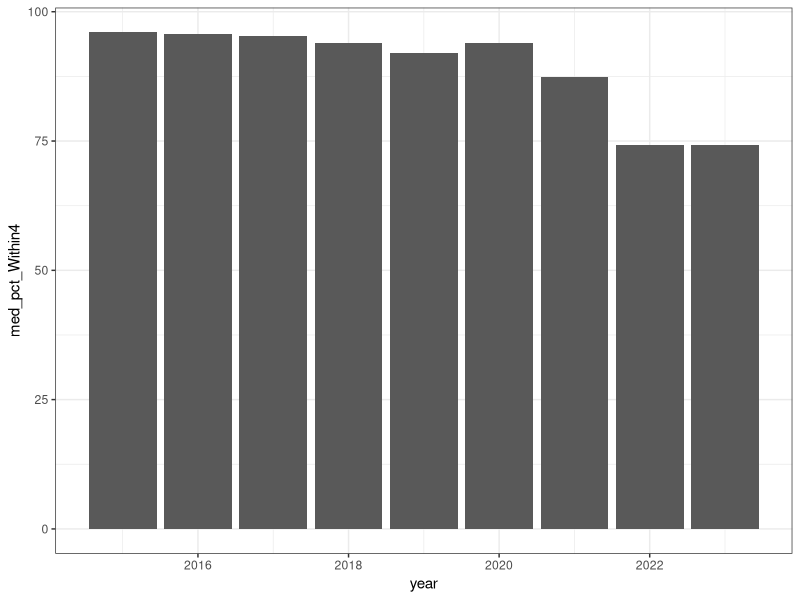
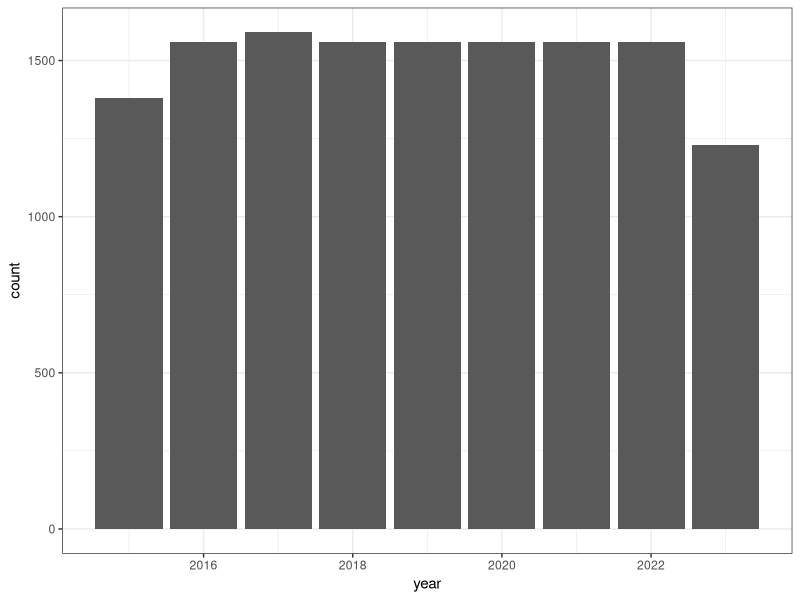
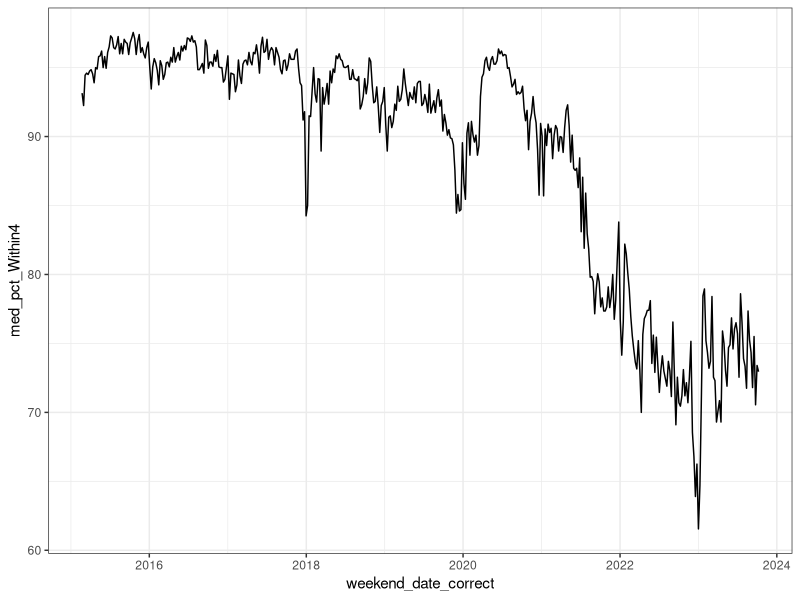
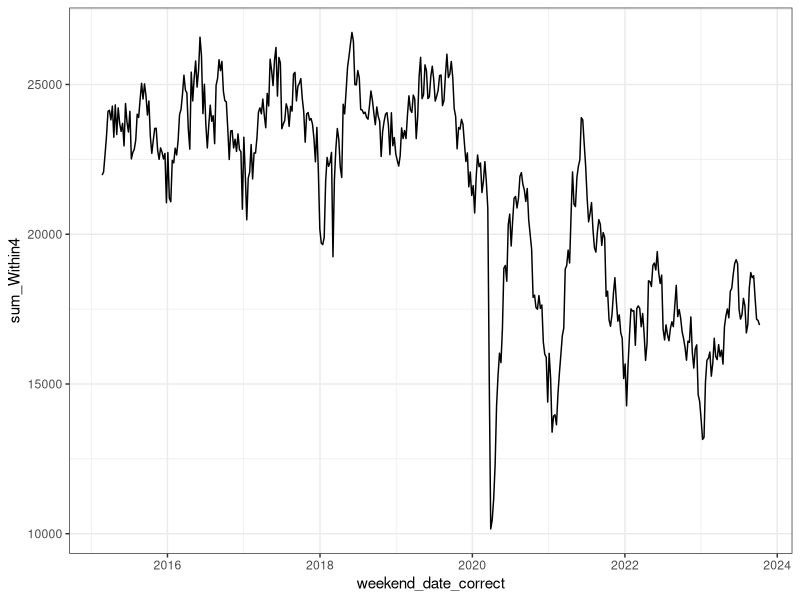
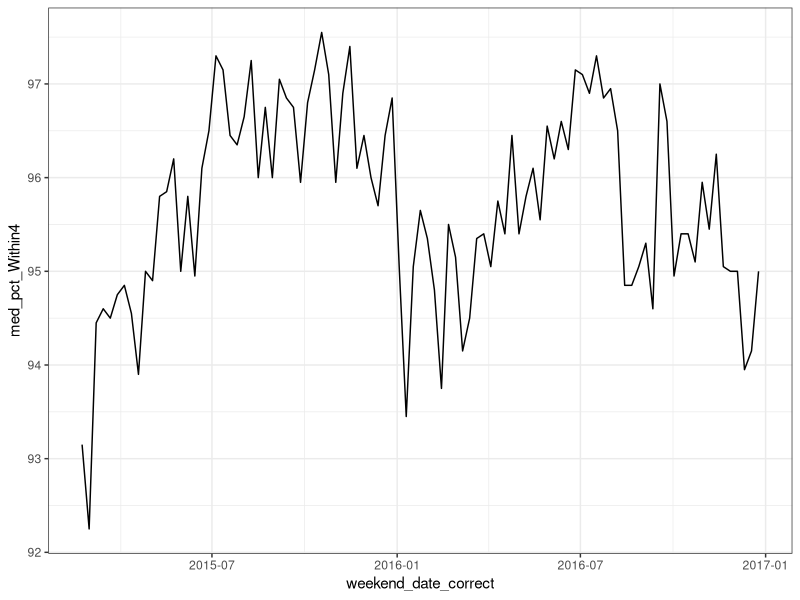
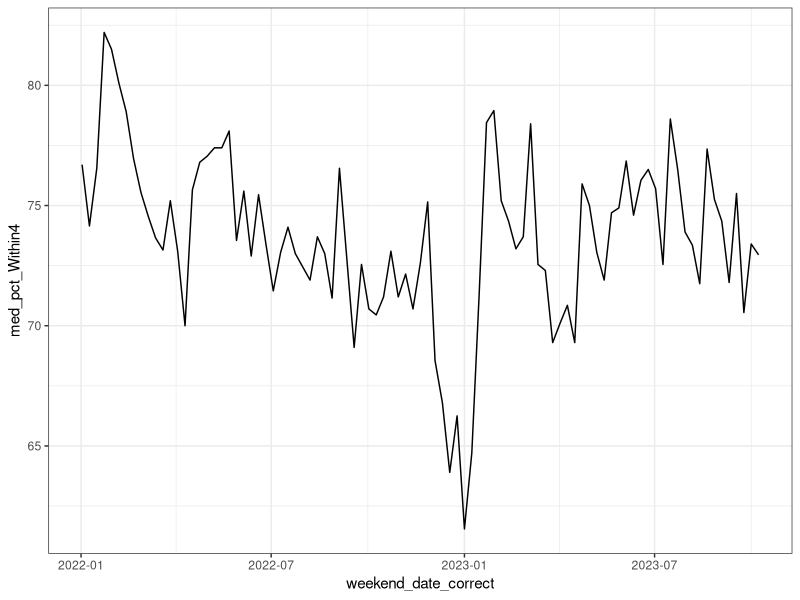
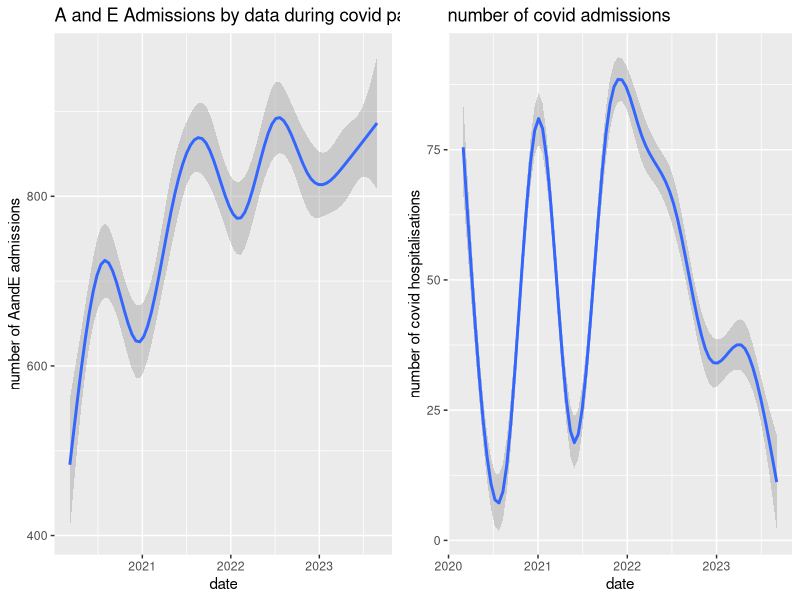
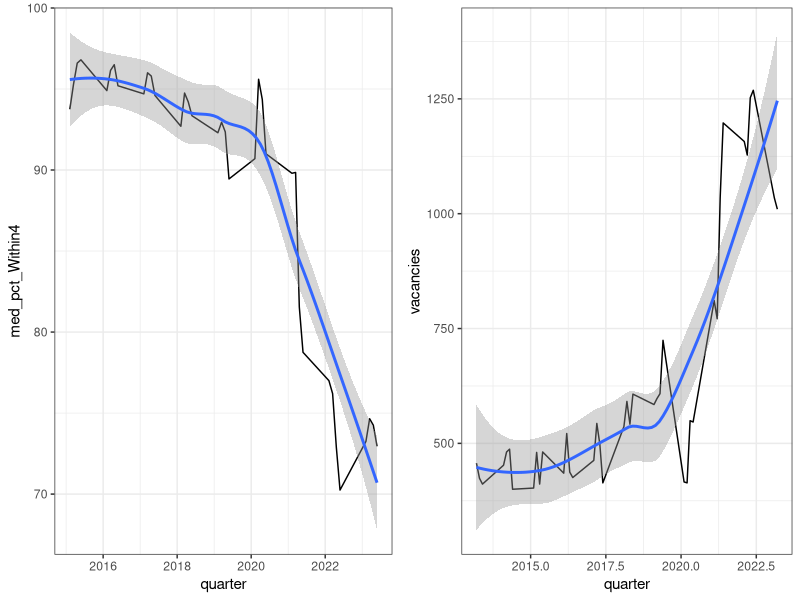

Write the R code that produced these figures, in order.
## ---- chunk 1
knitr::opts_chunk$set(echo = TRUE)
## ---- chunk 2
library(tidyverse)
library(cowplot)
## ---- chunk 3
# adding a and e data

aANDe <- read_csv("data/a5f7ca94-c810-41b5-a7c9-25c18d43e5a4.csv")

# adding covid data
covid_nottidy <- read_csv("data/b5e3fa11-8a85-4946-bbb2-2e800d4e3594.csv")

nhs_workforce_nottidy <- read_csv("data/data.csv") # Reads data collected from the NHS Scotland's Turas system about the total amount of vacancies across NHS Scotland's allied health professions. Latest release as of Nov 13 2023 https://turasdata.nes.nhs.scot/data-and-reports/official-workforce-statistics/all-official-statistics-publications/05-september-2023-workforce/dashboards/nhs-scotland-workforce/?pageid=9984

## ---- chunk 4
unique(aANDe$DepartmentType)
unique(aANDe$Country)

 AandE <- aANDe %>% 
  mutate(
    weekend_date_correct = ymd(WeekEndingDate),
    quarter = quarter(weekend_date_correct, with_year = TRUE),
    ) %>% # Gets the date information for each observation into the datetime and quarter format
     select(-c(WeekEndingDate, DepartmentType, Country)
         ) # Removes irrelevant (superceded/the same for all observations) from the data set
 
 Covid <- covid_nottidy %>% 
   mutate(
     weekend_date_correct = ymd(Date)
   ) %>% 
   select(-c(Date))

nhs_workforce <- nhs_workforce_nottidy %>%
  mutate(
    census_date = ymd(`Census date`),
    quarter = quarter(census_date, with_year = TRUE),
    vacancies = `Value (WTE)`
  ) %>%
      select(
        -c(`Census date`,`Value (WTE)`,...3,`Vacancy note`)
      )
  
## ---- chunk 5
AandE %>% 
  group_by(TreatmentLocation) %>% 
  summarise(
    avg_pct_Within4 = mean(PercentageWithin4HoursEpisode),
    avg_pct_Over8 = mean(PercentageOver8HoursEpisode),
    avg_pct_Over12 = mean(PercentageOver12HoursEpisode)
    )
#It is evident that based on the location of the practice, the average amount of people that wait 4/8/12 hours vary drastically. Summarising this allows us to witness what the average amount of wait time is based on individual practice, over all weeks.
AandE %>% 
  mutate(year = year(weekend_date_correct)) %>%
  group_by(year) %>% 
  summarise( 
    med_pct_Within4 = median(PercentageWithin4HoursEpisode) ) %>% 
  ggplot( mapping = aes( x = year,
                         y = med_pct_Within4 
                         ) 
          ) + 
  geom_bar(stat='identity') + 
  theme_bw() # The median percentage seen to within 4 hours seems to decrease over time (especially after 2020) - Why?

AandE %>%
  mutate(year = year(weekend_date_correct)) %>%
  group_by(year) %>% 
  ggplot(
    mapping = aes(
      x = year
    )
    ) +
    geom_bar() +
      theme_bw() # We can see that there is an equivalent amount of observations for each complete year (2016-2022) in this data set; this is because the data was collected into weekly sets for roughly same group of A&Es, meaning that the number of observations was unlikely to change 
    
    
AandE %>%
  group_by(weekend_date_correct) %>% 
  summarise(
    med_pct_Within4 = median(PercentageWithin4HoursEpisode)
  ) %>%
  ggplot(
    mapping = aes(
      x = weekend_date_correct,
      y = med_pct_Within4
    ) 
  ) +
geom_freqpoly(stat="identity") +
  theme_bw() # Gives a more granular view of the trend seen before; the median percentage of attendances seen within 4 hours decreases particularly after 2020. It consistently has much lower values in 2022 and 2023, bottoming out around the beginning of 2023. 

AandE %>%
 group_by(weekend_date_correct) %>% 
  summarise(
    sum_Within4 = sum(NumberWithin4HoursEpisode)
  ) %>%
  ggplot(
    mapping = aes(
      x = weekend_date_correct,
      y = sum_Within4
    ) 
  ) +
geom_freqpoly(stat="identity") +
  theme_bw() # Shows a  more granular tabulation of waits under 4 hours, giving on a weekly basis. This allows us to see that the total number of visits under 4 hours has also decreased since the beginning of the data set, bottoming out in early-to-mid 2020 and staying chaotic but generally low until today. 

AandE %>%
  group_by(weekend_date_correct) %>% 
  filter(year(weekend_date_correct) <= 2016
  ) %>%
  summarise(
    med_pct_Within4 = median(PercentageWithin4HoursEpisode)
  ) %>%
  ggplot(
    mapping = aes(
      x = weekend_date_correct,
      y = med_pct_Within4
    ) 
  ) +
geom_freqpoly(stat="identity") +
  theme_bw() # Creates a version of the first frequency plot limited to 2015 and 2016 to see if the closure of certain A&Es during 2015 had an effect that would be more noticeable at this scale. Around that time, no significant decrease appears to occur.

AandE %>%
  group_by(weekend_date_correct) %>% 
  filter(year(weekend_date_correct) >= 2022
  ) %>%
  summarise(
    med_pct_Within4 = median(PercentageWithin4HoursEpisode)
  ) %>%
  ggplot(
    mapping = aes(
      x = weekend_date_correct,
      y = med_pct_Within4
    ) 
  ) +
geom_freqpoly(stat="identity") +
  theme_bw() # Creates a version of the first frequency plot limited to 2022 and 2023 to get a closer look at the minimum at the start of 2023. The surrounding weeks appear to have similarly low values, signifying that this especially low amount of attendances under 4 hours may have been part of some greater trend. 
  

  


## ---- chunk 6

Covidgraph <- AandE %>% filter(weekend_date_correct > ym("2020-03"), weekend_date_correct <= ym("2023-09")) 

p1 <- ggplot(Covidgraph, aes(x = weekend_date_correct,
                        y = NumberOfAttendancesEpisode)) +
  geom_smooth() + labs( y = "number of AandE admissions",
                       x = "date",
                        title = "A and E Admissions by data during covid pandemic")

p2 <- ggplot(Covid, aes(x = weekend_date_correct,
                  y = NumberAdmitted)) +
  geom_smooth() + labs(x = "date",
                       y = "number of covid hospitalisations",
                       title = "number of covid admissions")

combined_plot <- plot_grid(p1, p2)

print(combined_plot)
## ---- chunk 7

AandE$Z_Score_Within4Hours <- scale(AandE$PercentageWithin4HoursEpisode)
outlier_threshold <- 3
outliers_within4hours <- AandE[abs(AandE$Z_Score_Within4Hours) > outlier_threshold, ]
print(outliers_within4hours)



## ---- chunk 8
p3 <- AandE %>% 
  mutate(year = year(weekend_date_correct)) %>%
  group_by(quarter) %>%
  summarise( 
    med_pct_Within4 = median(PercentageWithin4HoursEpisode) ) %>% 
  ggplot( mapping = aes( 
    x = quarter,
    y = med_pct_Within4 
                         ) 
          ) + 
  geom_freqpoly(stat='identity') + 
  geom_smooth() +
  theme_bw() # Creates a plot of median percentage of waiting times for quarter of data collection to compare against a similar plot of vacancies

p4 <- nhs_workforce %>%
  ggplot(
    mapping = aes(
      x = quarter,
      y = vacancies
    )
  ) +
  geom_freqpoly(stat="identity") +
  geom_smooth() +
  theme_bw() # Creates a plot of median percentage of vacancies among allied health NHS Scotland workers for every quarter of data collection to compare against the above plot

  plot_grid(p3,p4) # Creates a plot grid of the last two plots to more easily compare their shapes and trends
  
  p5 <- AandE %>%
    inner_join(
      by = "quarter",
      nhs_workforce
    ) %>%
    group_by(quarter) %>%
      summarise(
        med_pct_within4 = median(PercentageWithin4HoursEpisode),
        vacancies = median(vacancies)
      ) %>%
    ggplot(
      mapping = aes(
        x = vacancies,
        y = med_pct_within4,
        colour = quarter
      )
    ) +
    geom_point() +
    geom_smooth(method='lm') +
    theme_bw()
  
  p5 # Plots the median percentage of visits within 4 hours for a certain quarter against the vacancies recorded for that quarter and fits a preliminary linear model to it. DO A PROPOER LINEA$R REGRESSION
  
